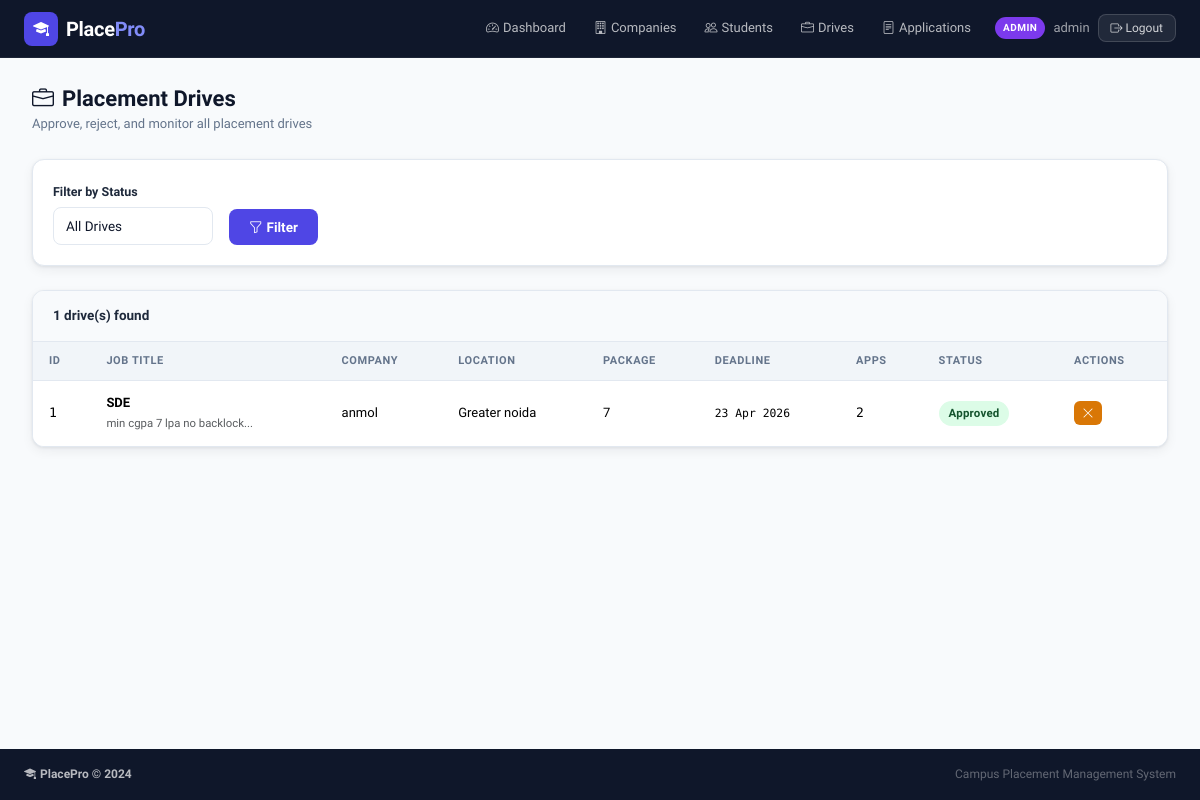
Screenshot of /admin/drives (signed in) with the database file from the repository.
### tables this page shows
CREATE TABLE users (
        id INTEGER PRIMARY KEY AUTOINCREMENT,
        username TEXT UNIQUE NOT NULL,
        email TEXT UNIQUE NOT NULL,
        password_hash TEXT NOT NULL,
        role TEXT NOT NULL,
        is_active INTEGER DEFAULT 1,
        created_at TEXT DEFAULT (datetime('now'))
    );

CREATE TABLE placement_drives (
        id INTEGER PRIMARY KEY AUTOINCREMENT,
        company_id INTEGER NOT NULL REFERENCES companies(id) ON DELETE CASCADE,
        job_title TEXT NOT NULL,
        job_description TEXT,
        eligibility_criteria TEXT,
        package TEXT,
        location TEXT,
        application_deadline TEXT,
        status TEXT DEFAULT 'pending',
        created_at TEXT DEFAULT (datetime('now'))
    );

CREATE TABLE companies (
        id INTEGER PRIMARY KEY AUTOINCREMENT,
        user_id INTEGER UNIQUE NOT NULL REFERENCES users(id) ON DELETE CASCADE,
        company_name TEXT NOT NULL,
        hr_contact TEXT,
        hr_email TEXT,
        website TEXT,
        description TEXT,
        industry TEXT,
        approval_status TEXT DEFAULT 'pending',
        is_blacklisted INTEGER DEFAULT 0,
        created_at TEXT DEFAULT (datetime('now'))
    );

### app.py (the view)
@app.route('/admin/drives')
@login_required
@admin_required
def admin_drives():
    status_filter = request.args.get('status', 'all')
    sql = """SELECT d.*, c.company_name,
             (SELECT COUNT(*) FROM applications a WHERE a.drive_id=d.id) app_count
             FROM placement_drives d JOIN companies c ON c.id=d.company_id WHERE 1=1"""
    args = []
    if status_filter != 'all':
        sql += " AND d.status=?"
        args.append(status_filter)
    sql += " ORDER BY d.created_at DESC"
    drives = query(sql, args)
    return render_template('admin/drives.html', drives=drives, status_filter=status_filter)

### app.py (called while the page is built)
@app.template_filter('fmtdate')
def fmtdate(s):
    if not s: return '—'
    try:
        s = str(s)[:10]
        from datetime import datetime
        return datetime.strptime(s, '%Y-%m-%d').strftime('%d %b %Y')
    except Exception:
        return str(s)[:10]

def get_db():
    if 'db' not in g:
        g.db = sqlite3.connect(DATABASE)
        g.db.row_factory = sqlite3.Row
        g.db.execute("PRAGMA foreign_keys = ON")
    return g.db

def query(sql, args=(), one=False):
    cur = get_db().execute(sql, args)
    rv = cur.fetchall()
    return (rv[0] if rv else None) if one else rv

def current_user():
    uid = session.get('user_id')
    if uid is None:
        return None
    return query("SELECT * FROM users WHERE id=?", [uid], one=True)

def login_required(f):
    @wraps(f)
    def dec(*a, **kw):
        if not session.get('user_id'):
            flash('Please log in to access this page.', 'warning')
            return redirect(url_for('login'))
        return f(*a, **kw)
    return dec

def admin_required(f):
    @wraps(f)
    def dec(*a, **kw):
        u = current_user()
        if not u or u['role'] != 'admin':
            flash('Admin access required.', 'danger')
            return redirect(url_for('login'))
        return f(*a, **kw)
    return dec

@app.context_processor
def inject_user():
    u = current_user()
    return dict(current_user=u)

### templates/admin/drives.html (shortened to what this page needs)
{% extends "base.html" %}
{% block content %}
<div class="pp-page">
  <div class="pp-page-header">
    <div><h4 class="pp-page-title"><i class="bi bi-briefcase me-2"></i>Placement Drives</h4><p class="pp-page-sub">Approve, reject, and monitor all placement drives</p></div>
  </div>
  <div class="pp-card mb-4">
    <div class="pp-card-body">
      <form method="GET" class="d-flex gap-3 align-items-end flex-wrap">
        <div>
          <label class="form-label pp-label">Filter by Status</label>
          <select name="status" class="form-select pp-input" style="min-width:160px">
            <option value="all" {% if status_filter=='all' %}selected{% endif %}>All Drives</option>
          </select>
        </div>
        <button type="submit" class="btn btn-pp-primary"><i class="bi bi-funnel me-1"></i>Filter</button>
      </form>
    </div>
  </div>
  <div class="pp-card">
    <div class="pp-card-header">{{ drives|length }} drive(s) found</div>
    <div class="pp-card-body p-0">
      {% if drives %}
      <div class="table-responsive">
        <table class="table pp-table mb-0">
          <thead><tr><th>ID</th><th>Job Title</th><th>Company</th><th>Location</th><th>Package</th><th>Deadline</th><th>Apps</th><th>Status</th><th>Actions</th></tr></thead>
          <tbody>
            {% for d in drives %}
            <tr>
              <td class="mono">{{ d['id'] }}</td>
              <td><div class="fw-600">{{ d['job_title'] }}</div>{% if d['eligibility_criteria'] %}<small class="text-muted">{{ d['eligibility_criteria'][:50] }}...</small>{% endif %}</td>
              <td>{{ d['company_name'] }}</td>
              <td>{{ d['location'] or '—' }}</td>
              <td>{{ d['package'] or '—' }}</td>
              <td class="mono small">{{ d['application_deadline']|fmtdate if d['application_deadline'] else '—' }}</td>
              <td class="mono">{{ d['app_count'] }}</td>
              <td><span class="status-badge status-{{ d['status'] }}">{{ d['status']|capitalize }}</span></td>
              <td>
                <div class="d-flex gap-1">
                  {% if d['status'] == 'pending' %}
                  <form method="POST" action="{{ url_for('admin_approve_drive', did=d['id']) }}" class="d-inline"><button class="btn btn-xs btn-success" title="Approve"><i class="bi bi-check-lg"></i></button></form>
                  <form method="POST" action="{{ url_for('admin_reject_drive', did=d['id']) }}" class="d-inline"><button class="btn btn-xs btn-danger" title="Reject"><i class="bi bi-x-lg"></i></button></form>
                  {% elif d['status'] == 'approved' %}
                  <form method="POST" action="{{ url_for('admin_reject_drive', did=d['id']) }}" class="d-inline"><button class="btn btn-xs btn-warning" title="Revoke"><i class="bi bi-x-lg"></i></button></form>
                  {% elif d['status'] == 'rejected' %}
                  <form method="POST" action="{{ url_for('admin_approve_drive', did=d['id']) }}" class="d-inline"><button class="btn btn-xs btn-success" title="Approve"><i class="bi bi-check-lg"></i></button></form>
                  {% endif %}
                </div>
              </td>
            </tr>
            {% endfor %}
          </tbody>
        </table>
      </div>
      {% else %}<div class="pp-empty"><i class="bi bi-briefcase fs-1 text-muted"></i><br>No drives found.</div>{% endif %}
    </div>
  </div>
</div>
{% endblock %}

### templates/base.html (shortened to what this page needs)
<!DOCTYPE html>
<html lang="en">
<head>
  <link rel="stylesheet" href="https://cdn.jsdelivr.net/npm/bootstrap@5.3.2/dist/css/bootstrap.min.css"/>
  <link rel="stylesheet" href="https://cdn.jsdelivr.net/npm/bootstrap-icons@1.11.3/font/bootstrap-icons.min.css"/>
  <link rel="stylesheet" href="{{ url_for('static', filename='css/style.css') }}"/>
</head>
<body>
<nav class="navbar navbar-expand-lg pp-navbar sticky-top">
  <div class="container-fluid px-4">
    <a class="navbar-brand d-flex align-items-center gap-2" href="{{ url_for('index') }}">
      <span class="brand-icon"><i class="bi bi-mortarboard-fill"></i></span>
      <span class="brand-text">Place<span class="brand-accent">Pro</span></span>
    </a>
    <div class="collapse navbar-collapse" id="navMain">
      <ul class="navbar-nav ms-auto align-items-center gap-1">
        {% if current_user %}
          {% if current_user['role'] == 'admin' %}
            <li class="nav-item"><a class="nav-link" href="{{ url_for('admin_dashboard') }}"><i class="bi bi-speedometer2 me-1"></i>Dashboard</a></li>
            <li class="nav-item"><a class="nav-link" href="{{ url_for('admin_companies') }}"><i class="bi bi-building me-1"></i>Companies</a></li>
            <li class="nav-item"><a class="nav-link" href="{{ url_for('admin_students') }}"><i class="bi bi-people me-1"></i>Students</a></li>
            <li class="nav-item"><a class="nav-link" href="{{ url_for('admin_drives') }}"><i class="bi bi-briefcase me-1"></i>Drives</a></li>
            <li class="nav-item"><a class="nav-link" href="{{ url_for('admin_applications') }}"><i class="bi bi-file-text me-1"></i>Applications</a></li>
          {% elif current_user['role'] == 'company' %}
            <li class="nav-item"><a class="nav-link" href="{{ url_for('company_dashboard') }}"><i class="bi bi-speedometer2 me-1"></i>Dashboard</a></li>
            <li class="nav-item"><a class="nav-link" href="{{ url_for('company_create_drive') }}"><i class="bi bi-plus-circle me-1"></i>New Drive</a></li>
          {% endif %}
          <li class="nav-item ms-2">
            <div class="d-flex align-items-center gap-2">
              <span class="role-badge role-{{ current_user['role'] }}">{{ current_user['role']|upper }}</span>
              <span class="nav-username">{{ current_user['username'] }}</span>
              <a href="{{ url_for('logout') }}" class="btn btn-sm btn-logout">
                <i class="bi bi-box-arrow-right"></i> Logout
              </a>
            </div>
          </li>
        {% endif %}
      </ul>
    </div>
  </div>
</nav>
<main class="pp-main">
  {% block content %}{% endblock %}
</main>
<footer class="pp-footer mt-auto">
  <div class="container-fluid px-4">
    <div class="d-flex flex-wrap justify-content-between align-items-center py-3">
      <span class="footer-brand"><i class="bi bi-mortarboard-fill me-1"></i>PlacePro &copy; {{ 2024 }}</span>
      <span class="footer-sub">Campus Placement Management System</span>
    </div>
  </div>
</footer>
</body>
</html>

### static/css/style.css (style rules this page uses)
:root { --pp-navy: #0f172a; --pp-navy-2: #1e293b; --pp-navy-3: #334155; --pp-indigo: #4f46e5; --pp-indigo-h: #4338ca; --pp-indigo-l: #eef2ff; --pp-green: #16a34a; --pp-green-l: #dcfce7; --pp-amber: #d97706; --pp-amber-l: #fef3c7; --pp-rose: #e11d48; --pp-rose-l: #ffe4e6; --pp-slate: #64748b; --pp-border: #e2e8f0; --pp-bg: #f8fafc; --pp-white: #ffffff; --pp-shadow: 0 1px 3px rgba(15,23,42,.08), 0 4px 12px rgba(15,23,42,.06); --pp-shadow-md:0 4px 16px rgba(15,23,42,.12), 0 1px 4px rgba(15,23,42,.06); --pp-radius: 12px; --pp-radius-sm:8px; --pp-transition: all 0.2s cubic-bezier(.4,0,.2,1); }
*, *::before, *::after { box-sizing: border-box; }
body { font-family: 'Sora', system-ui, sans-serif; background: var(--pp-bg); color: var(--pp-navy); min-height: 100vh; display: flex; flex-direction: column; font-size: 14px; line-height: 1.6; }
.mono { font-family: 'DM Mono', monospace; }
.fw-600 { font-weight: 600; }
.pp-navbar { background: var(--pp-navy); border-bottom: 1px solid rgba(255,255,255,.06); padding: 0 0; min-height: 58px; z-index: 1030; }
.brand-icon { display: inline-flex; align-items: center; justify-content: center; width: 34px; height: 34px; background: var(--pp-indigo); border-radius: 8px; color: #fff; font-size: 16px; }
.brand-text { font-size: 20px; font-weight: 700; color: #fff; letter-spacing: -0.3px; }
.brand-accent { color: #818cf8; }
.pp-navbar .nav-link { color: rgba(255,255,255,.7) !important; font-size: 13px; font-weight: 500; padding: 6px 12px !important; border-radius: var(--pp-radius-sm); transition: var(--pp-transition); }
.role-badge { font-size: 10px; font-weight: 700; padding: 3px 8px; border-radius: 20px; letter-spacing: .5px; }
.role-admin { background: #7c3aed; color: #fff; }
.nav-username { color: rgba(255,255,255,.6); font-size: 13px; }
.btn-logout { background: rgba(255,255,255,.08); border: 1px solid rgba(255,255,255,.15); color: rgba(255,255,255,.8) !important; font-size: 12px; padding: 4px 12px; border-radius: var(--pp-radius-sm); transition: var(--pp-transition); }
.pp-main { flex: 1; }
.pp-footer { background: var(--pp-navy); color: rgba(255,255,255,.5); font-size: 12px; margin-top: auto; }
.footer-brand { font-weight: 600; color: rgba(255,255,255,.7); }
.footer-sub { color: rgba(255,255,255,.35); }
.pp-page { padding: 28px 32px; max-width: 1280px; margin: 0 auto; }
.pp-page-header { display: flex; justify-content: space-between; align-items: flex-start; margin-bottom: 24px; flex-wrap: wrap; gap: 12px; }
.pp-page-title { font-size: 22px; font-weight: 700; margin: 0; color: var(--pp-navy); }
.pp-page-sub { color: var(--pp-slate); font-size: 13px; margin: 2px 0 0; }
.pp-card { background: var(--pp-white); border: 1px solid var(--pp-border); border-radius: var(--pp-radius); box-shadow: var(--pp-shadow); overflow: hidden; }
.pp-card-header { background: #f8fafc; border-bottom: 1px solid var(--pp-border); padding: 14px 20px; font-weight: 600; font-size: 13.5px; color: var(--pp-navy-2); display: flex; align-items: center; gap: 8px; }
.pp-card-body { padding: 20px; }
.pp-table { font-size: 13px; }
.pp-table thead th { background: #f1f5f9; font-weight: 600; color: var(--pp-slate); font-size: 11px; text-transform: uppercase; letter-spacing: .6px; padding: 10px 16px; border-bottom: 1px solid var(--pp-border); border-top: none; }
.pp-table tbody td { padding: 12px 16px; vertical-align: middle; border-bottom: 1px solid #f1f5f9; }
.pp-table tbody tr:last-child td { border-bottom: none; }
.status-badge { display: inline-block; padding: 3px 10px; border-radius: 20px; font-size: 11.5px; font-weight: 600; letter-spacing: .2px; }
.status-approved { background: var(--pp-green-l); color: #14532d; }
.btn-pp-primary { background: var(--pp-indigo); color: #fff !important; border: none; border-radius: var(--pp-radius-sm); font-weight: 600; font-size: 13.5px; padding: 8px 20px; transition: var(--pp-transition); font-family: 'Sora', sans-serif; }
.btn-xs { padding: 3px 8px; font-size: 12px; border-radius: 6px; border: none; font-weight: 600; cursor: pointer; transition: var(--pp-transition); }
.btn-xs.btn-warning { background: var(--pp-amber); color: #fff; }
.pp-label { font-weight: 600; font-size: 12.5px; color: var(--pp-navy-2); margin-bottom: 5px; }
.pp-input { border: 1.5px solid var(--pp-border); border-radius: var(--pp-radius-sm); font-family: 'Sora', sans-serif; font-size: 13.5px; padding: 8px 12px; transition: var(--pp-transition); color: var(--pp-navy); background: var(--pp-white); }

### rows the page displays
users: role "ADMIN", username "admin"
placement_drives: id "1", job_title "SDE", eligibility_criteria "min cgpa 7 lpa no backlock", company_name "anmol", location "Greater noida", package "7", application_deadline|fmtdate "23 Apr 2026", app_count "2", status "Approved"

### other values shown
{{ drives|length }} "1"
{{ 2024 }} "2024"
